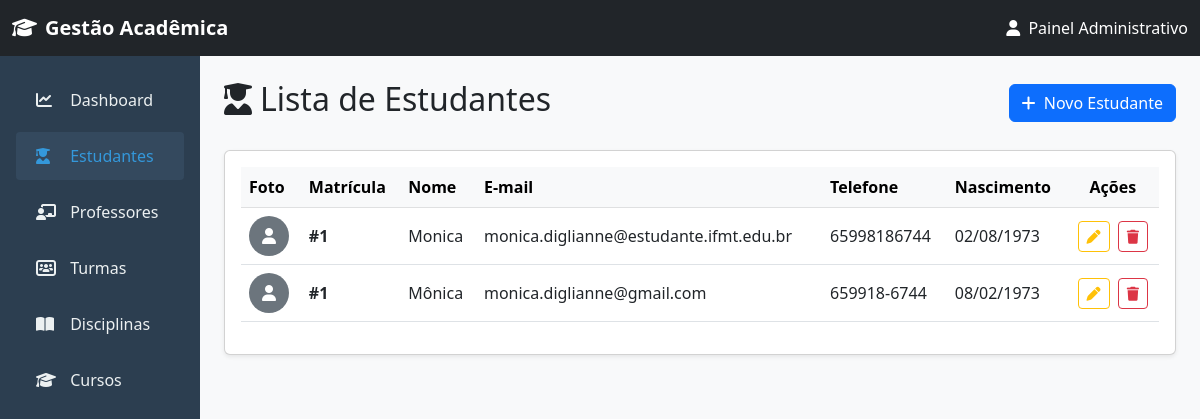
Page /estudantes/ on the earlier database version.
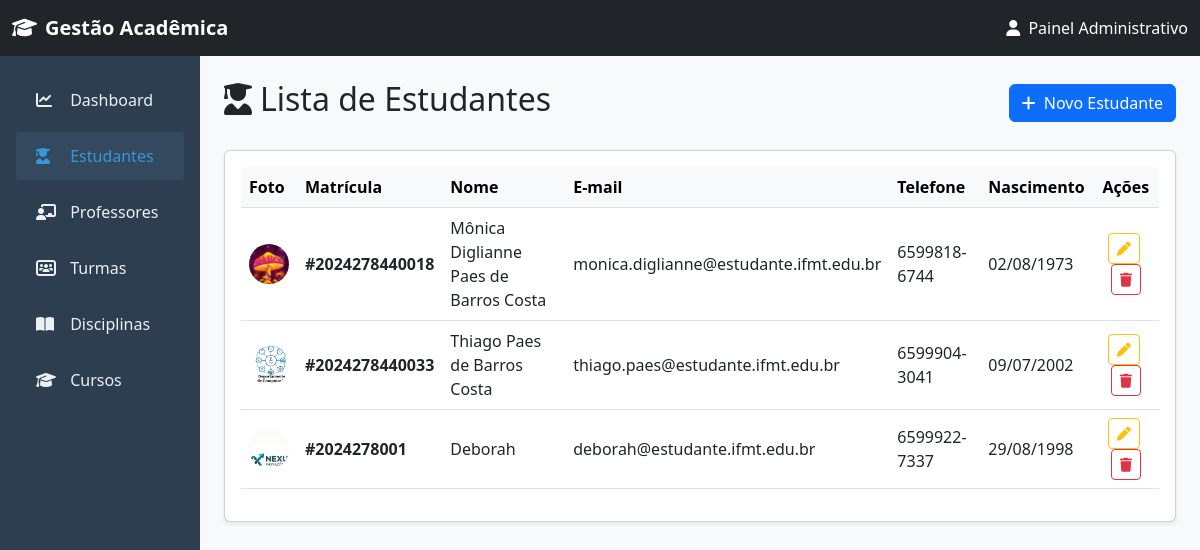
Same page on the later database version.
### estudantes/models.py (models this page shows, shortened)
class Estudante(models.Model):
    matricula = models.IntegerField()
    nome = models.CharField(max_length=120)
    telefone = models.CharField(max_length=12)
    email = models.EmailField(unique=True)
    nascimento = models.DateField()
    senha = models.CharField(max_length=16)
    foto = models.ImageField(upload_to='fotos/estudantes', null=True)

### estudantes/views.py (the view)
# urls.py: path('estudantes/', estViews.listarEstudantes, name='estudante_listar'),
def listarEstudantes(request):
    estudante = Estudante.objects.all()
    contexto ={
        'estudantes' : estudante,
    }
    return render(request, 'estudantes/listagem.html', contexto)

### templates/estudantes/listagem.html
{% extends 'base.html' %}
{% block content %}
<div class="d-flex justify-content-between align-items-center mb-4">
    <h2><i class="fa-solid fa-user-graduate me-2"></i>Lista de Estudantes</h2>
    <a href="{% url 'estudante_criar' %}" class="btn btn-primary">
        <i class="fa-solid fa-plus me-1"></i> Novo Estudante
    </a>
</div>
<div class="card shadow-sm">
    <div class="card-body">
        <div class="table-responsive">
            <table class="table table-hover align-middle">
                <thead class="table-light">
                    <tr>
                        <th>Foto</th>
                        <th>Matrícula</th>
                        <th>Nome</th>
                        <th>E-mail</th>
                        <th>Telefone</th>
                        <th>Nascimento</th>
                        <th class="text-center">Ações</th>
                    </tr>
                </thead>
                <tbody>
                    {% for estudante in estudantes %}
                    <tr>
                        <td>
                            {% if estudante.foto %}
                                <img src="{{ estudante.foto.url }}" alt="{{ estudante.nome }}" class="rounded-circle" width="40" height="40" style="object-fit: cover;">
                            {% else %}
                                <div class="bg-secondary text-white rounded-circle d-flex align-items-center justify-content-center" style="width: 40px; height: 40px;">
                                    <i class="fa-solid fa-user"></i>
                                </div>
                            {% endif %}
                        </td>
                        <td><strong>#{{ estudante.matricula }}</strong></td>
                        <td>{{ estudante.nome }}</td>
                        <td>{{ estudante.email }}</td>
                        <td>{{ estudante.telefone }}</td>
                        <td>{{ estudante.nascimento|date:"d/m/Y" }}</td>
                        <td class="text-center">
                            <a href="{% url 'estudante_atualizar' estudante.pk %}" class="btn btn-sm btn-outline-warning me-1" title="Editar">
                                <i class="fa-solid fa-pen"></i>
                            </a>
                            <a href="{% url 'estudante_deletar' estudante.pk %}" class="btn btn-sm btn-outline-danger" title="Excluir">
                                <i class="fa-solid fa-trash"></i>
                            </a>
                        </td>
                    </tr>
                    {% empty %}
                    <tr>
                        <td colspan="7" class="text-center text-muted py-4">Nenhum estudante cadastrado.</td>
                    </tr>
                    {% endfor %}
                </tbody>
            </table>
        </div>
    </div>
</div>
{% endblock %}

### templates/base.html (shortened to what this page needs)
<!DOCTYPE html>
<html lang="pt-br">
<head>
    <link href="https://cdn.jsdelivr.net/npm/bootstrap@5.3.0/dist/css/bootstrap.min.css" rel="stylesheet">
    <link href="https://cdnjs.cloudflare.com/ajax/libs/font-awesome/6.4.0/css/all.min.css" rel="stylesheet">
</head>
<body>
    <nav class="navbar navbar-expand-lg navbar-dark bg-dark sticky-top">
        <div class="container-fluid">
            <a class="navbar-brand fw-bold" href="#">
                <i class="fa-solid fa-graduation-cap me-2"></i>Gestão Acadêmica
            </a>
            <span class="navbar-text text-white">
                <i class="fa-solid fa-user me-1"></i> Painel Administrativo
            </span>
        </div>
    </nav>
    <div class="container-fluid">
        <div class="row">
            <nav class="col-md-3 col-lg-2 d-md-block sidebar collapse p-3">
                <ul class="nav flex-column">
                    <li class="nav-item">
                        <a class="nav-link {% if request.resolver_match.url_name == 'dashboard' %}active{% endif %}" href="{% url 'dashboard' %}">
                            <i class="fa-solid fa-chart-line"></i> Dashboard
                        </a>
                    </li>
                    <li class="nav-item">
                        <a class="nav-link {% if 'estudante' in request.path %}active{% endif %}"
                        href="{% url 'estudante_listar' %}">
                            <i class="fa-solid fa-user-graduate"></i> Estudantes
                        </a>
                    </li>
                    <li class="nav-item">
                        <a class="nav-link {% if 'professor' in request.path %}active{% endif %}"
                        href="{% url 'professor_listar' %}">
                            <i class="fa-solid fa-chalkboard-user"></i> Professores
                        </a>
                    </li>
                    <li class="nav-item">
                        <a class="nav-link {% if 'turma' in request.path %}active{% endif %}" href="{% url 'turma_listar' %}">
                            <i class="fa-solid fa-users-rectangle"></i> Turmas
                        </a>
                    </li>
                    <li class="nav-item">
                        <a class="nav-link {% if 'disciplina' in request.path %}active{% endif %}" href="{% url 'disciplina_listar' %}">
                            <i class="fa-solid fa-book-open"></i> Disciplinas
                        </a>
                    </li>
                    <li class="nav-item">
                        <a class="nav-link {% if 'curso' in request.path %}active{% endif %}" href="{% url 'curso_listar' %}">
                            <i class="fa-solid fa-graduation-cap"></i> Cursos
                         </a>
                    </li>
                </ul>
            </nav>
            <main class="col-md-9 ms-sm-auto col-lg-10 px-md-4 py-4">
                {% block content %}{% endblock %}
            </main>
        </div>
    </div>
</body>
</html>

### templates/base.html (style rules this page uses)
body { min-height: 100vh; background-color: #f8f9fa; }
.sidebar { min-height: calc(100vh - 56px); background-color: #2c3e50; }
.sidebar .nav-link { color: #ecf0f1; padding: 12px 20px; margin: 4px 0; border-radius: 4px; }
.sidebar .nav-link:hover, .sidebar .nav-link.active { background-color: #34495e; color: #3498db; }
.sidebar .nav-link i { margin-right: 10px; width: 20px; }

Differences in the rows shown:
removed Estudante: matricula "1", nome "Monica", email "monica.diglianne@estudante.ifmt.edu.br", telefone "65998186744", nascimento "02/08/1973"
removed Estudante: matricula "1", nome "Mônica", email "monica.diglianne@gmail.com", telefone "659918-6744", nascimento "08/02/1973"
added Estudante: foto (picture), matricula "2024278440018", nome "Mônica Diglianne Paes de Barros Costa", email "monica.diglianne@estudante.ifmt.edu.br", telefone "6599818-6744", nascimento "02/08/1973"
added Estudante: foto (picture), matricula "2024278440033", nome "Thiago Paes de Barros Costa", email "thiago.paes@estudante.ifmt.edu.br", telefone "6599904-3041", nascimento "09/07/2002"
added Estudante: foto (picture), matricula "2024278001", nome "Deborah", email "deborah@estudante.ifmt.edu.br", telefone "6599922-7337", nascimento "29/08/1998"
